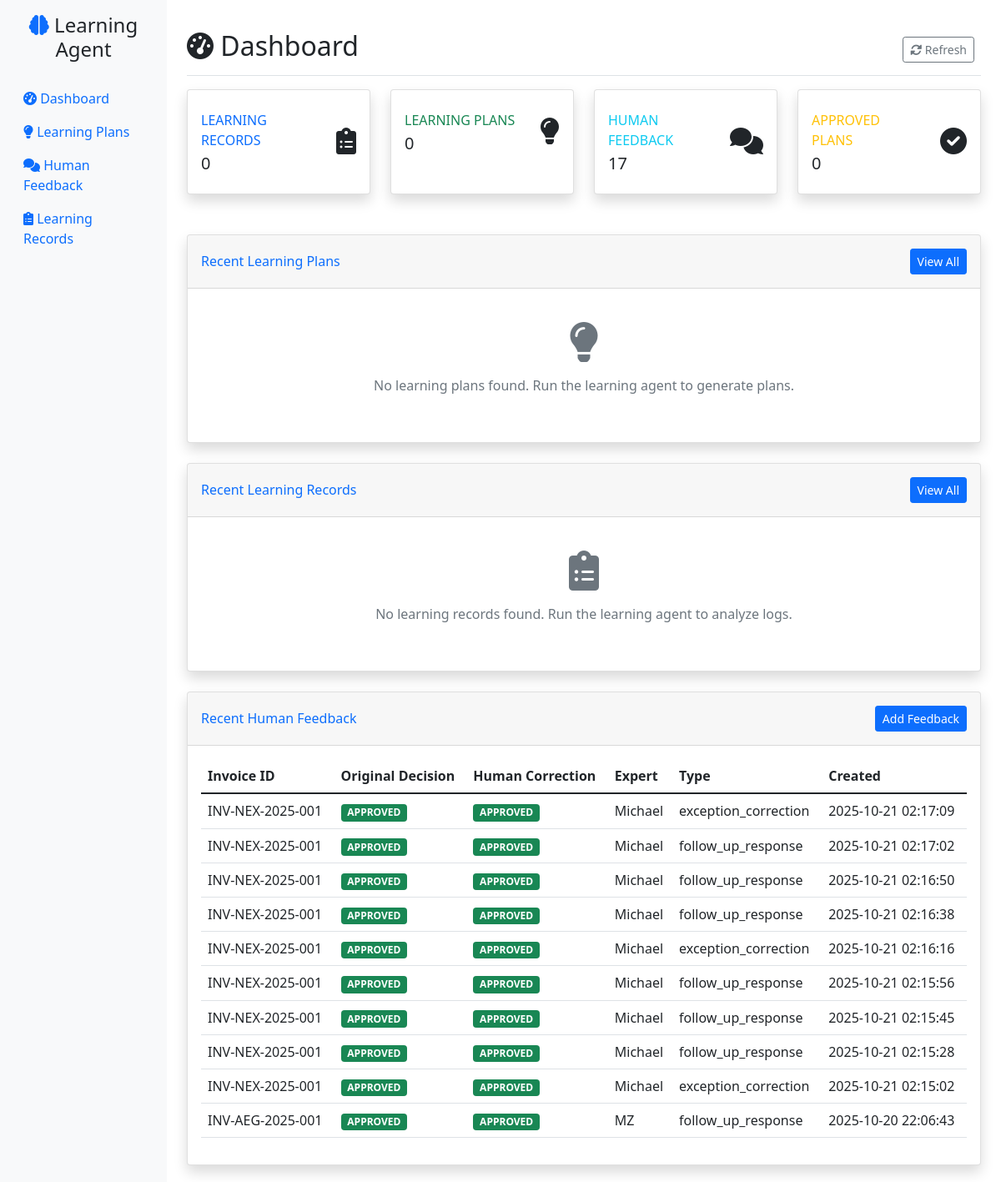
The page / on the database its author committed.
### tables this page shows
CREATE TABLE human_feedback (
                id INTEGER PRIMARY KEY AUTOINCREMENT,
                feedback_id TEXT UNIQUE NOT NULL,
                feedback_type TEXT NOT NULL,
                content TEXT NOT NULL,
                priority TEXT DEFAULT 'MEDIUM',
                status TEXT DEFAULT 'PENDING',
                created_at TIMESTAMP DEFAULT CURRENT_TIMESTAMP,
                expert_name TEXT,
                tags TEXT
            , invoice_id VARCHAR(100), original_agent_decision VARCHAR(50), human_correction VARCHAR(50), routing_queue VARCHAR(100), feedback_text TEXT, supporting_evidence JSON, learning_record_id INTEGER, conversation_id VARCHAR(100), is_initial_feedback BOOLEAN DEFAULT TRUE, parent_feedback_id INTEGER, llm_questions TEXT, human_responses TEXT, feedback_summary TEXT, conversation_status VARCHAR(20) DEFAULT 'active', quality_score REAL DEFAULT 0.0, conversation_history TEXT);

### web_gui/app.py (the view)
@app.route('/')
def dashboard():
    stats = db.get_database_stats()
    recent_plans = db.get_learning_plans()[:10]  # Last 10 plans
    recent_records = db.get_learning_records()[:10]  # Last 10 records
    recent_feedback = db.get_human_feedback()[:10]  # Last 10 feedback items
    return render_template('dashboard.html',
                         stats=stats,
                         recent_plans=recent_plans,
                         recent_records=recent_records,
                         recent_feedback=recent_feedback)

### web_gui/templates/dashboard.html (shortened to what this page needs)
{% extends "base.html" %}
{% block content %}
<div class="d-flex justify-content-between flex-wrap flex-md-nowrap align-items-center pt-3 pb-2 mb-3 border-bottom">
    <h1 class="h2"><i class="fas fa-tachometer-alt"></i> Dashboard</h1>
    <div class="btn-toolbar mb-2 mb-md-0">
        <div class="btn-group me-2">
            <button type="button" class="btn btn-sm btn-outline-secondary" onclick="location.reload()">
                <i class="fas fa-sync-alt"></i> Refresh
            </button>
        </div>
    </div>
</div>
<div class="row mb-4">
    <div class="col-xl-3 col-md-6 mb-4">
        <div class="card stat-card border-left-primary shadow h-100 py-2">
            <div class="card-body">
                <div class="row no-gutters align-items-center">
                    <div class="col mr-2">
                        <div class="text-xs font-weight-bold text-primary text-uppercase mb-1">
                            Learning Records
                        </div>
                        <div class="h5 mb-0 font-weight-bold text-gray-800">{{ stats.learning_records }}</div>
                    </div>
                    <div class="col-auto">
                        <i class="fas fa-clipboard-list fa-2x text-gray-300"></i>
                    </div>
                </div>
            </div>
        </div>
    </div>
    <div class="col-xl-3 col-md-6 mb-4">
        <div class="card stat-card border-left-success shadow h-100 py-2">
            <div class="card-body">
                <div class="row no-gutters align-items-center">
                    <div class="col mr-2">
                        <div class="text-xs font-weight-bold text-success text-uppercase mb-1">
                            Learning Plans
                        </div>
                        <div class="h5 mb-0 font-weight-bold text-gray-800">{{ stats.learning_plans }}</div>
                    </div>
                    <div class="col-auto">
                        <i class="fas fa-lightbulb fa-2x text-gray-300"></i>
                    </div>
                </div>
            </div>
        </div>
    </div>
    <div class="col-xl-3 col-md-6 mb-4">
        <div class="card stat-card border-left-info shadow h-100 py-2">
            <div class="card-body">
                <div class="row no-gutters align-items-center">
                    <div class="col mr-2">
                        <div class="text-xs font-weight-bold text-info text-uppercase mb-1">
                            Human Feedback
                        </div>
                        <div class="h5 mb-0 font-weight-bold text-gray-800">{{ stats.human_feedback }}</div>
                    </div>
                    <div class="col-auto">
                        <i class="fas fa-comments fa-2x text-gray-300"></i>
                    </div>
                </div>
            </div>
        </div>
    </div>
    <div class="col-xl-3 col-md-6 mb-4">
        <div class="card stat-card border-left-warning shadow h-100 py-2">
            <div class="card-body">
                <div class="row no-gutters align-items-center">
                    <div class="col mr-2">
                        <div class="text-xs font-weight-bold text-warning text-uppercase mb-1">
                            Approved Plans
                        </div>
                        <div class="h5 mb-0 font-weight-bold text-gray-800">{{ stats.approved_plans }}</div>
                    </div>
                    <div class="col-auto">
                        <i class="fas fa-check-circle fa-2x text-gray-300"></i>
                    </div>
                </div>
            </div>
        </div>
    </div>
</div>
<div class="row mb-4">
    <div class="col-12">
        <div class="card shadow">
            <div class="card-header py-3 d-flex flex-row align-items-center justify-content-between">
                <h6 class="m-0 font-weight-bold text-primary">Recent Learning Plans</h6>
                <a href="{{ url_for('learning_plans') }}" class="btn btn-sm btn-primary">View All</a>
            </div>
            <div class="card-body">
                {% if recent_plans %}
                    {% for plan in recent_plans %}
                    <div class="card learning-plan-card {{ plan.priority }}-priority mb-3">
                        <div class="card-body">
                            <div class="row">
                                <div class="col-md-8">
                                    <h6 class="card-title">{{ plan.title }}</h6>
                                    <p class="card-text text-muted">{{ plan.description[:200] }}{% if plan.description|length > 200 %}...{% endif %}</p>
                                    <small class="text-muted">
                                        <i class="fas fa-tag"></i> {{ plan.plan_type }} |
                                        <i class="fas fa-flag"></i> {{ plan.priority }} |
                                        <i class="fas fa-clock"></i> {{ plan.created_at|datetime_format }}
                                    </small>
                                </div>
                                <div class="col-md-4 text-end">
                                    <span class="badge bg-{{ 'success' if plan.status == 'approved' else 'warning' if plan.status == 'draft' else 'danger' if plan.status == 'rejected' else 'secondary' }}">
                                        {{ plan.status }}
                                    </span>
                                    <br>
                                    <a href="{{ url_for('learning_plan_detail', plan_id=plan.id) }}" class="btn btn-sm btn-outline-primary mt-2">
                                        <i class="fas fa-eye"></i> View Details
                                    </a>
                                </div>
                            </div>
                        </div>
                    </div>
                    {% endfor %}
                {% else %}
                    <div class="text-center text-muted py-4">
                        <i class="fas fa-lightbulb fa-3x mb-3"></i>
                        <p>No learning plans found. Run the learning agent to generate plans.</p>
                    </div>
                {% endif %}
            </div>
        </div>
    </div>
</div>
<div class="row mb-4">
    <div class="col-12">
        <div class="card shadow">
            <div class="card-header py-3 d-flex flex-row align-items-center justify-content-between">
                <h6 class="m-0 font-weight-bold text-primary">Recent Learning Records</h6>
                <a href="{{ url_for('learning_records') }}" class="btn btn-sm btn-primary">View All</a>
            </div>
            <div class="card-body">
                {% if recent_records %}
                    <div class="table-responsive">
                        <table class="table table-hover">
                            <thead>
                                <tr>
                                    <th>Source</th>
                                    <th>Learning Opportunity</th>
                                    <th>Confidence</th>
                                    <th>Status</th>
                                    <th>Created</th>
                                </tr>
                            </thead>
                            <tbody>
                                {% for record in recent_records %}
                                <tr>
                                    <td>
                                        <span class="badge bg-info">{{ record.source_type }}</span>
                                        <br>
                                        <small class="text-muted">{{ record.source_file }}</small>
                                    </td>
                                    <td>{{ record.learning_opportunity[:100] }}{% if record.learning_opportunity|length > 100 %}...{% endif %}</td>
                                    <td>
                                        <div class="progress" style="height: 20px;">
                                            <div class="progress-bar" role="progressbar" style="width: {{ record.confidence_score * 100 }}%">
                                                {{ (record.confidence_score * 100)|round(1) }}%
                                            </div>
                                        </div>
                                    </td>
                                    <td>
                                        <span class="badge bg-{{ 'success' if record.status == 'analyzed' else 'warning' if record.status == 'pending' else 'secondary' }}">
                                            {{ record.status }}
                                        </span>
                                    </td>
                                    <td>{{ record.created_at|datetime_format }}</td>
                                </tr>
                                {% endfor %}
                            </tbody>
                        </table>
                    </div>
                {% else %}
                    <div class="text-center text-muted py-4">
                        <i class="fas fa-clipboard-list fa-3x mb-3"></i>
                        <p>No learning records found. Run the learning agent to analyze logs.</p>
                    </div>
                {% endif %}
            </div>
        </div>
    </div>
</div>
<div class="row">
    <div class="col-12">
        <div class="card shadow">
            <div class="card-header py-3 d-flex flex-row align-items-center justify-content-between">
                <h6 class="m-0 font-weight-bold text-primary">Recent Human Feedback</h6>
                <a href="{{ url_for('feedback') }}" class="btn btn-sm btn-primary">Add Feedback</a>
            </div>
            <div class="card-body">
                {% if recent_feedback %}
                    <div class="table-responsive">
                        <table class="table table-hover">
                            <thead>
                                <tr>
                                    <th>Invoice ID</th>
                                    <th>Original Decision</th>
                                    <th>Human Correction</th>
                                    <th>Expert</th>
                                    <th>Type</th>
                                    <th>Created</th>
                                </tr>
                            </thead>
                            <tbody>
                                {% for feedback in recent_feedback %}
                                <tr>
                                    <td>{{ feedback.invoice_id }}</td>
                                    <td>
                                        <span class="badge bg-{{ 'danger' if feedback.original_agent_decision == 'REJECTED' else 'success' if feedback.original_agent_decision == 'APPROVED' else 'warning' }}">
                                            {{ feedback.original_agent_decision }}
                                        </span>
                                    </td>
                                    <td>
                                        <span class="badge bg-{{ 'success' if feedback.human_correction == 'APPROVED' else 'danger' if feedback.human_correction == 'REJECTED' else 'warning' }}">
                                            {{ feedback.human_correction }}
                                        </span>
                                    </td>
                                    <td>{{ feedback.expert_name or 'Unknown' }}</td>
                                    <td>{{ feedback.feedback_type or 'N/A' }}</td>
                                    <td>{{ feedback.created_at|datetime_format }}</td>
                                </tr>
                                {% endfor %}
                            </tbody>
                        </table>
                    </div>
                {% else %}
                    <div class="text-center text-muted py-4">
                        <i class="fas fa-comments fa-3x mb-3"></i>
                        <p>No human feedback found. Add feedback to help improve the system.</p>
                    </div>
                {% endif %}
            </div>
        </div>
    </div>
</div>
{% endblock %}

### web_gui/templates/base.html (shortened to what this page needs)
<!DOCTYPE html>
<html lang="en">
<head>
    <link href="https://cdn.jsdelivr.net/npm/bootstrap@5.1.3/dist/css/bootstrap.min.css" rel="stylesheet">
    <link href="https://cdnjs.cloudflare.com/ajax/libs/font-awesome/6.0.0/css/all.min.css" rel="stylesheet">
</head>
<body>
    <div class="container-fluid">
        <div class="row">
            <nav class="col-md-3 col-lg-2 d-md-block sidebar collapse">
                <div class="position-sticky pt-3">
                    <div class="text-center mb-4">
                        <h4><i class="fas fa-brain text-primary"></i> Learning Agent</h4>
                    </div>
                    <ul class="nav flex-column">
                        <li class="nav-item">
                            <a class="nav-link {% if request.endpoint == 'dashboard' %}active{% endif %}" href="{{ url_for('dashboard') }}">
                                <i class="fas fa-tachometer-alt"></i> Dashboard
                            </a>
                        </li>
                        <li class="nav-item">
                            <a class="nav-link {% if request.endpoint == 'learning_plans' %}active{% endif %}" href="{{ url_for('learning_plans') }}">
                                <i class="fas fa-lightbulb"></i> Learning Plans
                            </a>
                        </li>
                        <li class="nav-item">
                            <a class="nav-link {% if request.endpoint == 'feedback' %}active{% endif %}" href="{{ url_for('feedback') }}">
                                <i class="fas fa-comments"></i> Human Feedback
                            </a>
                        </li>
                        <li class="nav-item">
                            <a class="nav-link {% if request.endpoint == 'learning_records' %}active{% endif %}" href="{{ url_for('learning_records') }}">
                                <i class="fas fa-clipboard-list"></i> Learning Records
                            </a>
                        </li>
                    </ul>
                </div>
            </nav>
            <main class="col-md-9 ms-sm-auto col-lg-10 px-md-4 main-content">
                {% block content %}{% endblock %}
            </main>
        </div>
    </div>
</body>
</html>

### rows shown on the page
human_feedback: invoice_id "INV-NEX-2025-001", original_agent_decision "APPROVED", human_correction "APPROVED", expert_name "Michael", feedback_type "exception_correction", created_at "2025-10-21 02:17:09"
human_feedback: invoice_id "INV-NEX-2025-001", original_agent_decision "APPROVED", human_correction "APPROVED", expert_name "Michael", feedback_type "follow_up_response", created_at "2025-10-21 02:17:02"
human_feedback: invoice_id "INV-NEX-2025-001", original_agent_decision "APPROVED", human_correction "APPROVED", expert_name "Michael", feedback_type "follow_up_response", created_at "2025-10-21 02:16:50"
human_feedback: invoice_id "INV-NEX-2025-001", original_agent_decision "APPROVED", human_correction "APPROVED", expert_name "Michael", feedback_type "follow_up_response", created_at "2025-10-21 02:16:38"
human_feedback: invoice_id "INV-NEX-2025-001", original_agent_decision "APPROVED", human_correction "APPROVED", expert_name "Michael", feedback_type "exception_correction", created_at "2025-10-21 02:16:16"
human_feedback: invoice_id "INV-NEX-2025-001", original_agent_decision "APPROVED", human_correction "APPROVED", expert_name "Michael", feedback_type "follow_up_response", created_at "2025-10-21 02:15:56"
human_feedback: invoice_id "INV-NEX-2025-001", original_agent_decision "APPROVED", human_correction "APPROVED", expert_name "Michael", feedback_type "follow_up_response", created_at "2025-10-21 02:15:45"
human_feedback: invoice_id "INV-NEX-2025-001", original_agent_decision "APPROVED", human_correction "APPROVED", expert_name "Michael", feedback_type "follow_up_response", created_at "2025-10-21 02:15:28"
human_feedback: invoice_id "INV-NEX-2025-001", original_agent_decision "APPROVED", human_correction "APPROVED", expert_name "Michael", feedback_type "exception_correction", created_at "2025-10-21 02:15:02"
human_feedback: invoice_id "INV-AEG-2025-001", original_agent_decision "APPROVED", human_correction "APPROVED", expert_name "MZ", feedback_type "follow_up_response", created_at "2025-10-20 22:06:43"

### other values the page prints
{{ stats.learning_records }} "0"
{{ stats.learning_plans }} "0"
{{ stats.human_feedback }} "17"
{{ stats.approved_plans }} "0"
